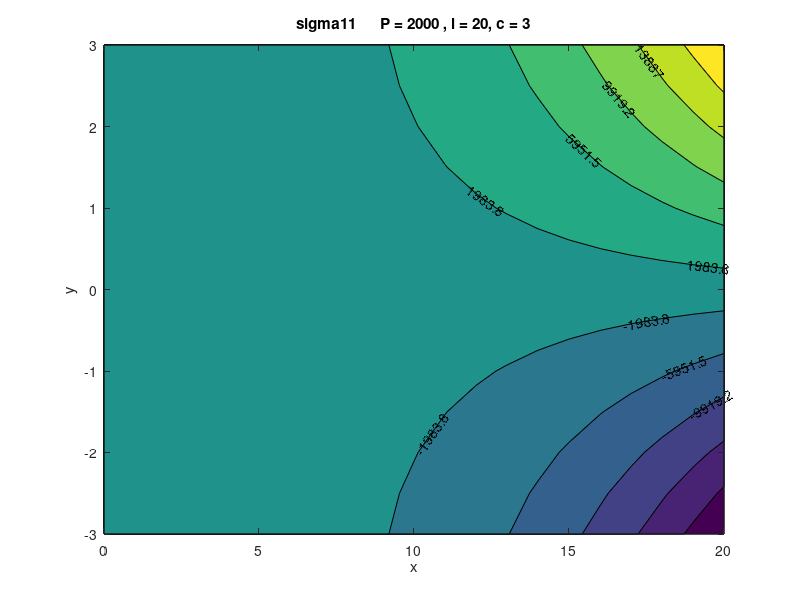

The MATLAB source for this figure:
clear all

[x,y] = meshgrid(0:1:20,-3:.5:3);

[m,n] = size(y);
p = 2000;
l = 20;
c = 3;
for i = 1:m
    for j = 1:n
        
       sig11(i,j) = ((0.3*p*y(i,j)* x(i,j))/(l*c))+((p/(4*l*c^3))*y(i,j)*x(i,j)^3)-((p/(2*l*c^3))*x(i,j)*y(i,j)^3);
       %sig22(i,j) = ((-0.5*p*x(i,j))/l)-((3*p/(4*l*c))*y(i,j)*x(i,j))+((p/(4*l*c^3))*x(i,j)*y(i,j)^3);
       %sig12(i,j) = ((p*c)/(40*l))+((3*p/(8*l*c))*x(i,j)^2)-((3*p/(20*l*c))*y(i,j)^2)-((3*p/(8*l*c^3))*x(i,j)^2*y(i,j)^2)+((p/(8*l*c^3))*y(i,j)^4);
    end
end
[d,g] = contourf(x,y,sig11);
clabel(d,g);
xlabel('x')
ylabel('y')
title('sigma11      P = 2000 , l = 20, c = 3')
